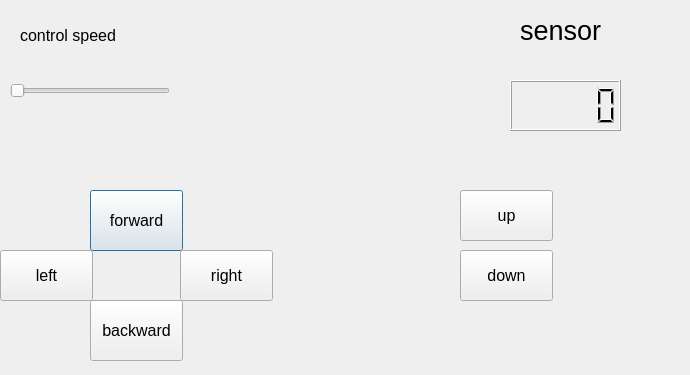
<?xml version="1.0" encoding="UTF-8"?>
<ui version="4.0">
 <class>forward</class>
 <widget class="QDialog" name="forward">
  <property name="geometry">
   <rect>
    <x>0</x>
    <y>0</y>
    <width>690</width>
    <height>375</height>
   </rect>
  </property>
  <property name="font">
   <font>
    <pointsize>12</pointsize>
   </font>
  </property>
  <property name="windowTitle">
   <string>Dialog</string>
  </property>
  <widget class="QPushButton" name="forward_2">
   <property name="geometry">
    <rect>
     <x>90</x>
     <y>190</y>
     <width>93</width>
     <height>61</height>
    </rect>
   </property>
   <property name="text">
    <string>forward</string>
   </property>
  </widget>
  <widget class="QPushButton" name="left">
   <property name="geometry">
    <rect>
     <x>0</x>
     <y>250</y>
     <width>93</width>
     <height>51</height>
    </rect>
   </property>
   <property name="text">
    <string>left</string>
   </property>
  </widget>
  <widget class="QPushButton" name="right">
   <property name="geometry">
    <rect>
     <x>180</x>
     <y>250</y>
     <width>93</width>
     <height>51</height>
    </rect>
   </property>
   <property name="text">
    <string>right</string>
   </property>
  </widget>
  <widget class="QPushButton" name="backward">
   <property name="geometry">
    <rect>
     <x>90</x>
     <y>300</y>
     <width>93</width>
     <height>61</height>
    </rect>
   </property>
   <property name="text">
    <string>backward</string>
   </property>
  </widget>
  <widget class="QSlider" name="horizontalSlider">
   <property name="geometry">
    <rect>
     <x>10</x>
     <y>80</y>
     <width>160</width>
     <height>22</height>
    </rect>
   </property>
   <property name="orientation">
    <enum>Qt::Horizontal</enum>
   </property>
  </widget>
  <widget class="QPushButton" name="up">
   <property name="geometry">
    <rect>
     <x>460</x>
     <y>190</y>
     <width>93</width>
     <height>51</height>
    </rect>
   </property>
   <property name="text">
    <string>up</string>
   </property>
  </widget>
  <widget class="QPushButton" name="down">
   <property name="geometry">
    <rect>
     <x>460</x>
     <y>250</y>
     <width>93</width>
     <height>51</height>
    </rect>
   </property>
   <property name="text">
    <string>down</string>
   </property>
  </widget>
  <widget class="QLCDNumber" name="lcdNumber">
   <property name="geometry">
    <rect>
     <x>510</x>
     <y>80</y>
     <width>111</width>
     <height>51</height>
    </rect>
   </property>
  </widget>
  <widget class="QLabel" name="label">
   <property name="geometry">
    <rect>
     <x>20</x>
     <y>20</y>
     <width>141</width>
     <height>31</height>
    </rect>
   </property>
   <property name="text">
    <string>control speed</string>
   </property>
  </widget>
  <widget class="QLabel" name="label_2">
   <property name="geometry">
    <rect>
     <x>520</x>
     <y>10</y>
     <width>101</width>
     <height>41</height>
    </rect>
   </property>
   <property name="font">
    <font>
     <pointsize>20</pointsize>
    </font>
   </property>
   <property name="text">
    <string>sensor</string>
   </property>
  </widget>
  <widget class="QLabel" name="label_3">
   <property name="geometry">
    <rect>
     <x>44</x>
     <y>115</y>
     <width>91</width>
     <height>31</height>
    </rect>
   </property>
   <property name="text">
    <string/>
   </property>
  </widget>
 </widget>
 <resources/>
 <connections>
  <connection>
   <sender>horizontalSlider</sender>
   <signal>valueChanged(int)</signal>
   <receiver>label_3</receiver>
   <slot>setNum(int)</slot>
   <hints>
    <hint type="sourcelabel">
     <x>107</x>
     <y>92</y>
    </hint>
    <hint type="destinationlabel">
     <x>93</x>
     <y>136</y>
    </hint>
   </hints>
  </connection>
 </connections>
</ui>
